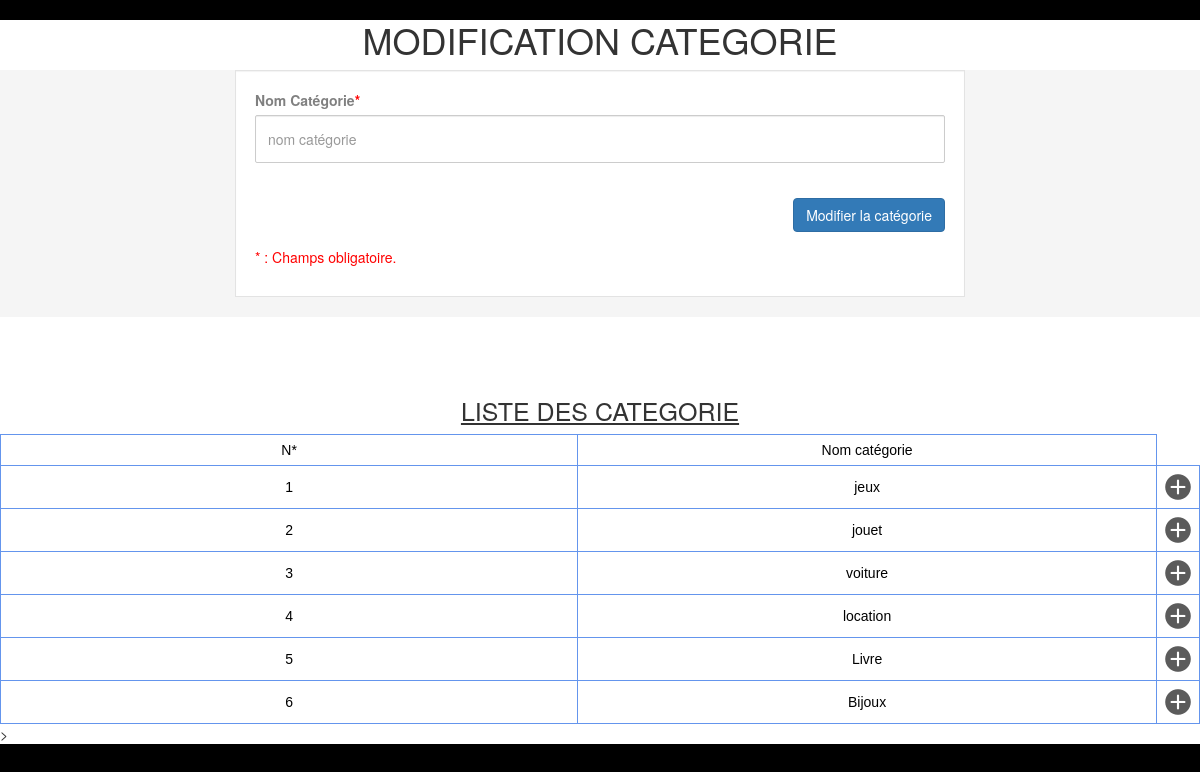
Page /modifiercategorie.php on the committed database.
### tables this page shows
CREATE TABLE IF NOT EXISTS `categorie` (
  `idcategorie` int(11) NOT NULL AUTO_INCREMENT,
  `nomcategorie` varchar(42) DEFAULT NULL,
  PRIMARY KEY (`idcategorie`)
);

### modifiercategorie.php (the view, shortened to what this page needs)
<?php
  $bdb= Database::connect();
 ?>
<!DOCTYPE html>
<html lang="en" >
<head>
  <link rel="stylesheet" href="css/stylea.css">
  <link href="css/nvstyle.css" rel="stylesheet" type="text/css" media="all" />
</head>
<body>
<center><h1>MODIFICATION CATEGORIE </h1></center>
<head>
  <link rel="stylesheet" href="https://maxcdn.bootstrapcdn.com/bootstrap/3.3.7/css/bootstrap.min.css" /> </head>
<div class="container-fluid">
            <div class="container">
                  <div class=" col-sm-8 col-sm-offset-2">
                        <form class=" well form" enctype="multipart/form-data" method="POST"action="modifiercategorie.php<?php if (isset($_GET['id'])) echo "?id=".$_GET['id']; else echo ""; ?>" >
                             <div class="form-group">
                                <label class="control-label">Nom Catégorie<span class="asterix">*</span></label>
                                <input name="nom" type="text" placeholder="nom catégorie" class="form-control" value="<?php if(isset($_GET['id'])){
      echo($don['nomcategorie']);
      }?>">
                          </div>
                            <div class="form-group text-right ">
                              <button type="submit" class="btn btn-primary" value="enregister" name="modifier">Modifier la catégorie</button>                             </div>
                                      <p class="asterix">* : Champs obligatoire.</p>
                        </form>
                       </div>
                    </div>
                </div>
              <section class="mise_ajou">
    <div class="liste_article"><br><br><br>
    <h3 style="text-align: center; font-size: 25px; text-decoration: underline;">LISTE DES CATEGORIE</h3>
    <table style="background-color:#fff; color: #000 " class="m">
    <tr id="table_head">
      <td>N*</td>
      <td>Nom catégorie</td>
    </tr>
    <?php
      $n=0;
      $reponse =  $bdb->query("SELECT * FROM categorie ");
      while ($donnees= $reponse->fetch()) {
        $n=$n+1;
    ?>
    <tr>
      <td><?php echo $n; ?></td>
      <td><?php echo $donnees['nomcategorie']; ?></td>
      <td><a href="modifiercategorie.php?id=<?php echo $donnees['idcategorie'];?>"/><img src="images/option.png"></td>
    </tr>
    <?php
      }
    ?>
    </table>
  </div>
  </section>
>
</body>
</html>

### css/stylea.css (style rules this page uses)
html { background-color: black; }
.container-fluid { background:#f5f5f5; }
form.well { background: white; border-radius:0; }
.form-group .form-control { border-radius:2px; margin-bottom:35px; height: 48px; }
label { color:gray; }
.asterix { color:red; }

### css/nvstyle.css (style rules this page uses)
.m td { font-family: sans-serif; border: thin solid #6495ed; width: 50%; padding: 5px; text-align: center; background-color: #ffffff; }

### rows in the picture
categorie: nomcategorie "jeux"
categorie: nomcategorie "jouet"
categorie: nomcategorie "voiture"
categorie: nomcategorie "location"
categorie: nomcategorie "Livre"
categorie: nomcategorie "Bijoux"
